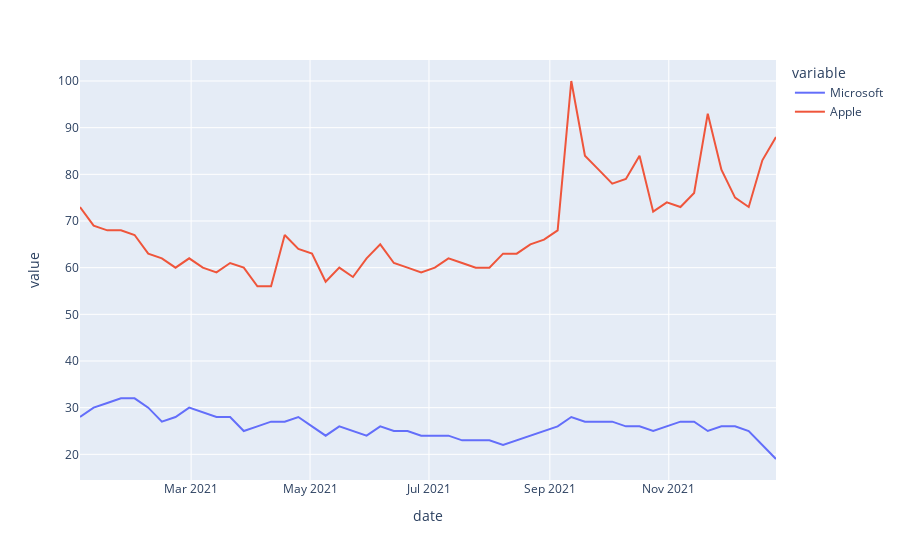

Here is the notebook cell this chart was saved with:
### Code cell
px.line(data,x=data.index,y=kw_list)
